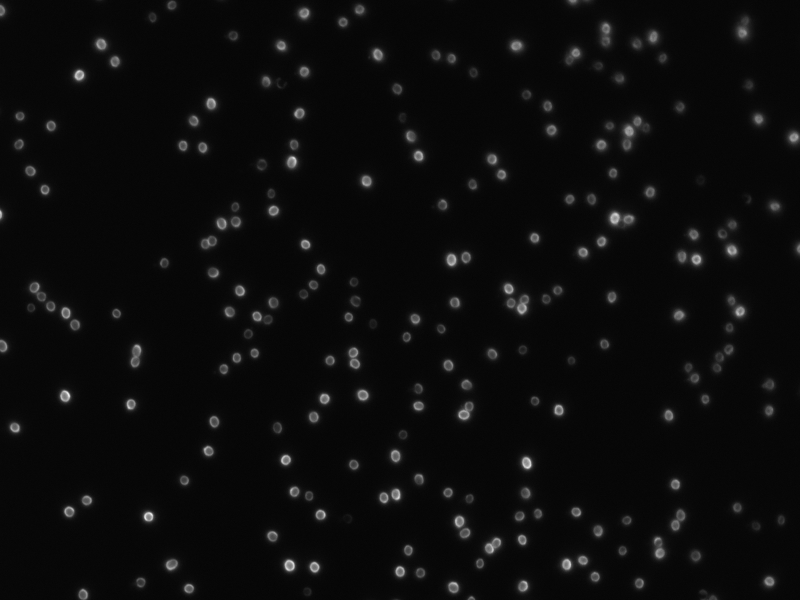
%> input picture testData_megaterium_spheres.tif, 1600 x 1200 px (shown at 1/2 size)
$ octave spores_analysis_v5_ellipsoids.m   (GNU Octave 9; MATLAB toolbox functions it lacks are replaced by stand-ins)
%> lines starting %> are read from the running program, lines starting %| are printed output that depends on the picture
% Image analysis of spores
%   Find model parameters for spheres or ellipsoids to fit image data
%
% Eric Rees March 2015.
%   Exact solution for spherical shell: David Rees.
%   Other models and fitting methods: Eric Rees
%   Example spore image data: Graham Christie
%
% Licence: LGPL Version 3+, http://www.gnu.org/licenses/lgpl.html
%
% Website: http://laser.ceb.cam.ac.uk/research/our-software
%
% Please reference:   .......... ??????????? ADD REFERENCE
%
% Notes
% Co-ordinates
%  XX co-ordinations increase from left to right (Column-co-ord in Matlab)
%  YY co-ordinates increase from top to bottom. (Row co-ord in Matlab)
%  Care is needed in defining orientation and rotation!
% Iterative fit method
%  Starting with Centroid and Orientation guess from regionprops is useful
%  Then optimise by iterative least squares fitting


% 0. SETUP
% Good data for illustrations:
% SUBTILIS:
% fileIn = 'testData_subtilis_ellipsoids.tif'; % SPORE 14 IS A NICE EXAMPLE for model-data plot. Or try Spore 5 for the model data fit plot.
% fileIn = 'testData_20subtilis_ellipsoids.tif';
% fileIn = 'testData_subt_SleL_GFP_200.tif'; % Try spore 5 for Fig. 3 plot
% fileIn = ['C:\Users\user\Documents\Projects\2014_Spores\2015_March\GFP Images for Eric\Inner Coat\SleL\' ,...
%       'SleL QMB green 1.tif']; % ELLIPSE FITTING: SPORE 2
% fileIn = ['C:\Users\user\Documents\Projects\2014_Spores\2015_April_Subtilis GFP spores\Subtilis GFP spores\' ,...
%           'CotG GFP 150 2.tif'];

% SIMULATED OBJECTS:
%  fileIn = 'testData_9testSTORMspheres_500nmRad_pixel74nm_PSF145nm.tif'; % TestSTORM data

% MEGATERIUM:
 fileIn = 'testData_megaterium_spheres.tif'; % Spherical megaterium super-resolution


%fileIn = ['C:\Users\user\Documents\Projects\2015_IIB_Spores\Data\19_11_15\',...
%         'SleL_GFP_2f.tif'];

flagModelType = 1;     % 1: Algebraic thin spherical shell
                       % 2: Monte Carlo thin spherical shell
                       % 3: Monte Carlo strained spherical shell
                       % 4: Monte Carlo uniformly bright prolate ellipsoid
                       % 5: Monte Carlo ellipsoid, variable equatorial bias

flagOneImageOnly    = 1; % 0: all images.
                         % 1: One image.
                         % 2: first N images

flagGetCalledByBatch = 0; % Changes the way this script handles in/out-put
                          % Allows batch script to overwrite the inputs
                          % Causes data to be saved to outFolder, /out

singleImageNumber   = 8; % Index of which single candidate image to fit
flagFirstNimages    = 20; % Or process this many candidates

flagUseTestcardImages = 0; % Use a testcard image of 1 ellipsoid as input
flagSetSegmentManually= 1; % Manually define where to fit model

flag_WeightBins     = 0;  % Weight pixel data by (1/r) for fitting
flagAntiCollision   = 1;  % Reduce paired candidates to singlets
collisionRadius     = 12; % Anti-collision radius (pixels)

flagShowImages      = 1; % Show image data (in grey)
flagPlotFitOnImages = 1; % Plot model shell outline over image data

flagSaveAllImages   = 0; % Save the images plotted by commands above
flagSaveGoodImages  = 0; % Save the set of accepted images (Not done yet)
flagSaveBadImages   = 0; % Save the set of rejected images (Not done yet)

flagShowCandidates  = 1; % Show raw frame of data with segmentation
flagShowFittedCenters=1; % Show final fitted centres on raw frame of data
flagShowFitOutlines = 1; % Draw fitted spore outlines over raw data
flagShowTextLabels  = 1; % Show candidate number tags on raw frame of data

flagShowHoffRadHist = 0; % Show histogram of Hough transform rads for debug

flagLimitFitRange   = 1; % Use data in a smaller region of interest:
    lo = 0;              % E.g. for radial positions 0 < r pixels
    hi = 13;             % E.g. -13 < X < 13 and -13 < Y < 13
                         % This is useful to exclude other spores, noise

fL      = 5; % Try 3 - 12 for Florian
fH      = 15;
radSkip = 12; % Try 15 for Florian

flagMedianBGsub     = 0; % Weird background subtraction for research...

fitrad = 20;             % Segment boxes of -fitrad:+fitrad size
                         % Needs to be bigger than "hi" above


% 1. INPUT.
%    Read in an image
if(flagGetCalledByBatch)
    fileIn = [folder,  batchFileName ];
end

if(flagUseTestcardImages)
 fileIn = ['test.tif'];
 centers = [200,200; 210,210];
 radii   = [8,8];
 metric  = [10,10];
 % flagAntiCollision = 0 % If you want to demonstrate anti-collision filter
end
if(flagSetSegmentManually)
 centers = [68,72];
 radii   = [4];
 metric  = [10];
end

imDat   = imread(fileIn);
%> imDat is the input picture: size 1200x1600 uint16; min 14, max 1932, mean 107.7
imDatCp  = mean(imDat,3); % Make a grey copy for analysis
szImDatCp = size(imDatCp);
%> szImDatCp = [1200 1600]


if(flagMedianBGsub)
 % imDatCp = 2^16 - 1 - imDatCp;
 fL      = 3; % Try 3 - 12 for Florian
 fH      = 12;
 radSkip = 15; % Try 15 for Florian

 imDatCp = imDatCp - median(imDatCp(:));
 imDatCp(imDatCp < 0) = 0;
end

% 2. ANALYSE:
%   (a) Find candidate spores
%   (b) Exclude candidates too near the edge of the camera.

[centers,radii,metric] =imfindcircles(imDatCp,[fL fH],'Sensitivity', 0.90);
%> centers = 217 rows, first 12: [579.5 1132; 159.3 151; 572.2 920.8; 297.8 1033.8; 726.7 791; 629.7 1135; 130.9 793.1; 800.9 1143.7; 139.3 1024; 547.7 422; 641.9 1030.1; 599.1 227.1]; radii = 217 values, max 11.76 at index 34, min 5 at index 217, mean 9.46; metric = 217 values, max 0.972 at index 1, min 0.0285 at index 217, mean 0.566

A = [centers, radii, metric];  % Remove candidates near edge...
%> A = 217 rows, first 8: [579.5 1132 11.45 0.972; 159.3 151 10.57 0.888; 572.2 920.8 10.67 0.886; 297.8 1033.8 10.29 0.877; 726.7 791 10.89 0.859; 629.7 1135 10.24 0.834; 130.9 793.1 10.6 0.834; 800.9 1143.7 10.17 0.83]
  A(A(:,1)<fitrad+8,:) = [];
  A(A(:,1)>size(imDat,2)-(fitrad+8),:) = [];
  A(A(:,2)<fitrad+8,:) = [];
  A(A(:,2)>size(imDat,1)-(fitrad+8),:) = [];
centers = A(:,1:2);
%> centers = 205 rows, first 12: [579.5 1132; 159.3 151; 572.2 920.8; 297.8 1033.8; 726.7 791; 629.7 1135; 130.9 793.1; 800.9 1143.7; 139.3 1024; 547.7 422; 641.9 1030.1; 599.1 227.1]
radii   = A(:,3);
%> radii = 205 values, max 11.76 at index 32, min 5 at index 205, mean 9.48
metric  = A(:,4);
%> metric = 205 values, max 0.972 at index 1, min 0.0285 at index 205, mean 0.567


if(flagAntiCollision)
   lp = 1;
   while lp < length(radii) % For each candidate
      dists = sqrt((centers(:,1)-centers(lp,1)).^2 + (centers(:,2)-centers(lp,2)).^2 );
      dists(lp) = collisionRadius + 100; % Don't exlcude the candidate due to itself
      minDist = min(dists);
      if(minDist<collisionRadius) % Exclude candidate if another is nearby
          centers(lp,:) = [];
          radii(lp) = [];
          metric(lp) = [];
          continue; % Allow list to shorten onto current lp index
      else
      lp = lp + 1;  % Move to next canditate
      end
   end
%> this loop made 204 passes
%> minDist on passes 1 to 12: 50.3, 75.83, 65.45, 101.9, 64.57, 50.3, 112, 40.71, 41.68, 34.22, 44.03, 63.06
%> after the loop, dists = 205 values, max 1217.7 at index 126, min 52.36 at index 130, mean 660.1; lp = 205
end

if(flagShowCandidates)
% Plot the camera image with field of candidate spores circled:
figure(1)
  imagesc(double(imDat)./max(double(imDat(:))) );
  colormap(gray)
  truesize; % This is a screensize-dependent bodge for the scatterplot
  hold on
   scatter(centers(:,1),centers(:,2), pi*radii.^2/(9/4),'cx','lineWidth',2)
  hold off
  if(flagShowTextLabels)
     a = [1:length(radii)]';
%> a = 205 values from 1 to 205
     b = num2str(a);
%> b = 205 items
     c = cellstr(b);
%> c = 205 items
     dx = 5;
     dy = -1; % displacement so the text does not overlay the data points
     text(centers(:,1)+dx, centers(:,2)+dy, c, 'color', 'g', 'fontSize', 10);
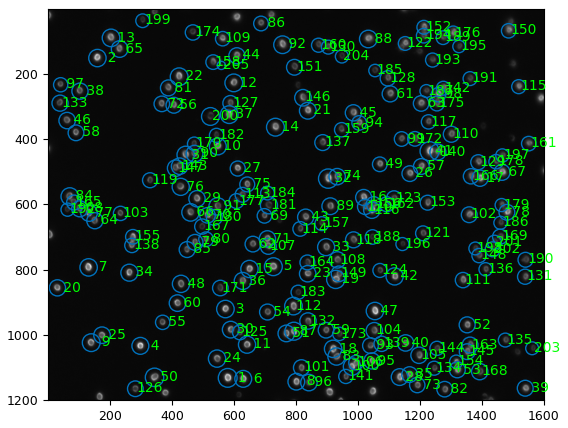
%> figure redrawn from the program's plot data
  end
  if(flagShowHoffRadHist)
  figure(2)
  hist(radii,20)
  xlabel('Segmetation radius, px','fontSize',18)
  ylabel('Number of spores','fontSize',18)
  title('Approx spore size distribution','fontSize',18)
  end
end


% Decide which image data to analyse, and preallocate lists for results
if(flagOneImageOnly ==1)
   startIndex  = singleImageNumber;
   finishIndex = singleImageNumber;
   numberCands = 1;
elseif(flagOneImageOnly ==2)
   startIndex  = 1;
   if(flagFirstNimages < length(radii))
     finishIndex = flagFirstNimages;
     numberCands = flagFirstNimages;
   else
     finishIndex = length(radii);
     numberCands = length(radii);
   end
else
   startIndex  = 1;
   finishIndex = length(radii);
   numberCands = length(radii);
end

listFittedRad = zeros(numberCands,1); % Radius, or semi-minor axis length
listFittedAR  = zeros(numberCands,1); % Aspect ratio
listFittedVar = zeros(numberCands,1); % "Sigma" of apparent point spread fn
listFittedRSS = zeros(numberCands,1); % Residual Sum squares, %.
listFittedRow = zeros(numberCands,1); % Row (-ve Y) position in raw data
listFittedCol = zeros(numberCands,1); % Col (+ve X) position in raw data
listFittedInd = startIndex:finishIndex; % Index to match list to image file
listFittedEqu = zeros(numberCands,1); % Equatoriality for biased model
listFittedMax = zeros(numberCands,1); % Maximum brightness in fit
listFittedPsi = zeros(numberCands,1); % Ellipsoid orientation

for lpSpore = startIndex:finishIndex;

  cRow = floor(centers(lpSpore,2) );
  cCol = floor(centers(lpSpore,1) );

  imSpore=imDatCp((cRow-fitrad):(cRow+fitrad),(cCol-fitrad):(cCol+fitrad));

  % Estimate spore centroid and orientation:
  stats = regionprops(imSpore > mean(imSpore(:)),'Area','Orientation','Centroid');
  areas       = cat(1, stats.Area);
  orientations= cat(1, stats.Orientation);
  centroids   = cat(1, stats.Centroid);
  dat2  = [areas, orientations, centroids];
  dat2  = sortrows(dat2); % Sort by first row (Area) ascending
  orientation = dat2(end,2)*(pi/180); % estimate major axis orientation
  centroid    = dat2(end, 3:4);       % [X, Y] or [COL, ROW] estimate
  if(abs(centroid(1)-(fitrad+1))>radSkip || abs(centroid(2)-(fitrad+1))>radSkip )
    listFittedRad(lpSpore) = -1;
    listFittedAR(lpSpore)  = -1;
    listFittedVar(lpSpore) = -1;
    continue; % Skip analysis of this spore if 1st guess is way off target
  end


  figure(5)
  imagesc(imSpore);

  [XX,YY] = meshgrid(1:(2*fitrad+1));
  listX = XX(:);
  listY = YY(:);
  % background = min(imSpore(:));
  background = median(imSpore(imSpore < mean(imSpore(:)))); % 3/15. Good.
  listI = imSpore(:) - background; %

  % Optionally use only the central part of the image data (less noise):
  if(flagLimitFitRange)
    listI(abs(XX -fitrad - 1) <lo & abs(YY-fitrad - 1)<lo ...
        | abs(XX -fitrad - 1) >hi | abs(YY-fitrad - 1)>hi  ) = [];
    listX(abs(XX -fitrad - 1) <lo & abs(YY-fitrad - 1)<lo ...
        | abs(XX -fitrad - 1) >hi | abs(YY-fitrad - 1)>hi  ) = [];
    listY(abs(XX -fitrad - 1) <lo & abs(YY-fitrad - 1)<lo ...
        | abs(XX -fitrad - 1) >hi  | abs(YY-fitrad - 1)>hi  ) = [];
  end


  % Initial guess of parameters:
  % [X-centre, Y-centre, radius, sigmaSq, height, ellipticity, azimuth]
  initHt = max(imSpore(:)) - background;
  b0  = [centroid(1),centroid(2),6,9, initHt , 0.2, orientation];
  % radius, sigmaSq, height]
  b0A = [9,9,max(imSpore(:))];
  X = [listX,listY]; % Co-ordinates for the models to use as inputs

  if(flagModelType == 1)
      % Exact thin spherical shell model
%> (the run ends here)

$ run again, with testData_subtilis_ellipsoids.tif copied over testData_megaterium_spheres.tif
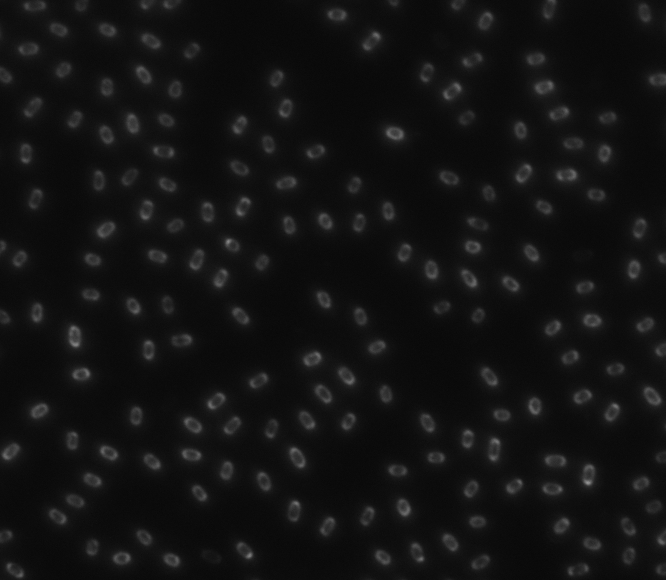
%> input picture testData_subtilis_ellipsoids.tif, 666 x 580 px
%> imDat is the input picture: size 580x666x3 uint8; min 7, max 147, mean 18.3
%> `[centers,radii,metric] =imfindcircles(imDatCp,[fL fH],'Sensitivity', 0..`: centers = 197 rows, first 12: [473.5 247.2; 535.6 406.9; 172.2 561; 605.6 153.5; 571.4 175.6; 477.8 522.2; 404.3 508.8; 592.8 320.8; 521.4 130.7; 634.2 268.2; 325.8 221.4; 503 415.1]; radii = 197 values, max 10.4 at index 195, min 5.35 at index 180, mean 7.06; metric = 197 values, max 0.552 at index 1, min 0.0903 at index 197, mean 0.336
%> A = 197 rows, first 8: [473.5 247.2 7.25 0.552; 535.6 406.9 7.73 0.527; 172.2 561 6.58 0.502; 605.6 153.5 6.63 0.474; 571.4 175.6 6.53 0.472; 477.8 522.2 7.05 0.468; 404.3 508.8 6.3 0.465; 592.8 320.8 7.7 0.462]
%> `centers = A(:,1:2);`: centers = 159 rows, first 12: [473.5 247.2; 535.6 406.9; 605.6 153.5; 571.4 175.6; 477.8 522.2; 404.3 508.8; 592.8 320.8; 521.4 130.7; 634.2 268.2; 325.8 221.4; 503 415.1; 176.4 90.6]
%> `radii   = A(:,3);`: radii = 159 values, max 10.4 at index 159, min 5.35 at index 153, mean 7.12
%> `metric  = A(:,4);`: metric = 159 values, max 0.552 at index 1, min 0.202 at index 159, mean 0.346
%> the loop `while lp < length(radii)` made 158 passes
%> minDist on passes 1 to 8: 24.72, 33.65, 32.32, 8.55, 33.12, 35.46, 33.59, 37.86
%> after the loop `while lp < length(radii)`: centers = 140 rows, first 12: [473.5 247.2; 535.6 406.9; 605.6 153.5; 477.8 522.2; 404.3 508.8; 592.8 320.8; 521.4 130.7; 634.2 268.2; 325.8 221.4; 503 415.1; 176.4 90.6; 395.6 134.4]; dists = 140 values, max 458.9 at index 131, min 33.84 at index 63, mean 250.8; lp = 140; metric = 140 values, max 0.552 at index 1, min 0.202 at index 140, mean 0.342; radii = 140 values, max 10.4 at index 140, min 5.35 at index 134, mean 7.22
%> a = 140 values from 1 to 140
%> b = 140 items
%> `text(centers(:,1)+dx, centers(:,2)+dy, c, 'color', 'g', 'fontSize', 10);`:
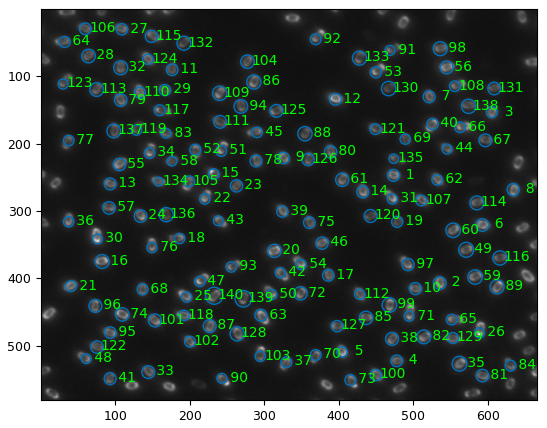
%> figure redrawn from the program's plot data

$ run again, with testData_20subtilis_ellipsoids.tif copied over testData_megaterium_spheres.tif
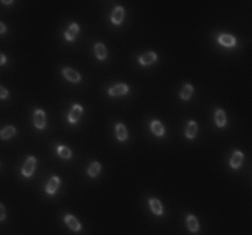
%> input picture testData_20subtilis_ellipsoids.tif, 252 x 235 px
%> imDat is the input picture: size 235x252x3 uint8; min 7, max 131, mean 17.8
%> `[centers,radii,metric] =imfindcircles(imDatCp,[fL fH],'Sensitivity', 0..`: centers = 28 rows, first 12: [157.8 128.4; 227.6 41.22; 64.24 152.2; 94.75 169.8; 52.31 189.1; 27.72 171.1; 122.3 90.42; 156.2 207.7; 39.47 116.2; 74.25 118; 76.75 111; 70.36 221.5]; radii = 28 values, max 9.36 at index 22, min 5.55 at index 28, mean 6.99; metric = 28 values, max 0.446 at index 1, min 0.141 at index 28, mean 0.341
%> A = 28 rows, first 8: [157.8 128.4 7.08 0.446; 227.6 41.22 7.28 0.443; 64.24 152.2 6.51 0.427; 94.75 169.8 7.4 0.423; 52.31 189.1 6.29 0.418; 27.72 171.1 6.48 0.391; 122.3 90.42 6.46 0.375; 156.2 207.7 6.82 0.374]
%> `centers = A(:,1:2);`: centers = 17 rows, first 12: [157.8 128.4; 64.24 152.2; 94.75 169.8; 52.31 189.1; 122.3 90.42; 39.47 116.2; 74.25 118; 76.75 111; 121.1 133; 186.6 92.43; 221.2 119.3; 100.5 52.08]
%> `radii   = A(:,3);`: radii = 17 values, max 9.36 at index 14, min 5.59 at index 16, mean 7.11
%> `metric  = A(:,4);`: metric = 17 values, max 0.446 at index 1, min 0.261 at index 17, mean 0.351
%> the loop `while lp < length(radii)` made 16 passes
%> minDist on passes 1 to 8: 33.2, 34.82, 35.18, 33.73, 41, 34.83, 7.53, 36.27
%> after the loop `while lp < length(radii)`: centers = 16 rows, first 12: [157.8 128.4; 64.24 152.2; 94.75 169.8; 52.31 189.1; 122.3 90.42; 39.47 116.2; 76.75 111; 121.1 133; 186.6 92.43; 221.2 119.3; 100.5 52.08; 31.09 162.9]; dists = [33.2; 128.5; 103.8; 150.4; 79.56; 152.1; 115.9; 69.89; 38.53; 32.35; 119.8; 163; 153.9; 130.6; 112; 83.95]; metric = [0.446; 0.427; 0.423; 0.418; 0.375; 0.37; 0.365; 0.346; 0.342; 0.342; 0.316; 0.312; 0.299; 0.294; 0.269; 0.261]; radii = [7.08; 6.51; 7.4; 6.29; 6.46; 6.72; 6.2; 7.14; 8.54; 7.5; 8.32; 6.58; 9.36; 7.72; 5.59; 7.02]
%> a = [1; 2; 3; 4; 5; 6; 7; 8; 9; 10; 11; 12; 13; 14; 15; 16]
%> b = 16 items
%> `text(centers(:,1)+dx, centers(:,2)+dy, c, 'color', 'g', 'fontSize', 10);`:
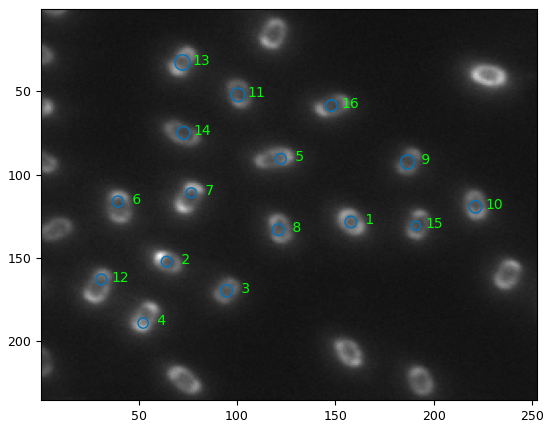
%> figure redrawn from the program's plot data

$ run again, with testData_subt_SleL_GFP_200.tif copied over testData_megaterium_spheres.tif
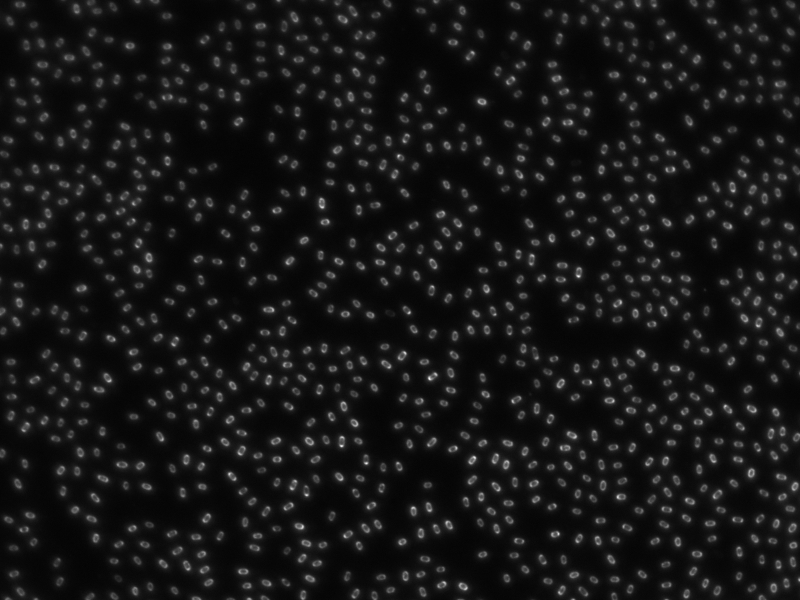
%> input picture testData_subt_SleL_GFP_200.tif, 1600 x 1200 px (shown at 1/2 size)
%> imDat is the input picture: size 1200x1600 uint16; min 108, max 2395, mean 304.2
%> `[centers,radii,metric] =imfindcircles(imDatCp,[fL fH],'Sensitivity', 0..`: centers = 1032 rows, first 12: [1502.6 946.9; 151.2 1020; 1042.5 317.2; 1104.6 476.9; 1587.6 1091.4; 805.2 1084.5; 741.4 631; 710 847.2; 1302.9 396.5; 298.9 516; 1140.4 245.6; 84 451.5]; radii = 1032 values, max 14.81 at index 859, min 5.15 at index 1007, mean 7.24; metric = 1032 values, max 0.575 at index 1, min 0.062 at index 1032, mean 0.325
%> A = 1032 rows, first 8: [1502.6 946.9 7.59 0.575; 151.2 1020 7.76 0.564; 1042.5 317.2 7.29 0.555; 1104.6 476.9 7.68 0.534; 1587.6 1091.4 7.32 0.525; 805.2 1084.5 8.06 0.518; 741.4 631 6.41 0.504; 710 847.2 7.22 0.503]
%> `centers = A(:,1:2);`: centers = 940 rows, first 12: [1502.6 946.9; 151.2 1020; 1042.5 317.2; 1104.6 476.9; 805.2 1084.5; 741.4 631; 710 847.2; 1302.9 396.5; 298.9 516; 1140.4 245.6; 84 451.5; 666.3 737.6]
%> `radii   = A(:,3);`: radii = 940 values, max 11.24 at index 939, min 5.15 at index 923, mean 7.23
%> `metric  = A(:,4);`: metric = 940 values, max 0.575 at index 1, min 0.0931 at index 940, mean 0.329
%> the loop `while lp < length(radii)` made 939 passes
%> minDist on passes 1 to 8: 37.42, 33.2, 24.91, 33.68, 40.7, 35.49, 37.26, 34.8
%> after the loop `while lp < length(radii)`: centers = 817 rows, first 12: [1502.6 946.9; 151.2 1020; 1042.5 317.2; 1104.6 476.9; 805.2 1084.5; 741.4 631; 710 847.2; 1302.9 396.5; 298.9 516; 84 451.5; 666.3 737.6; 839.4 802.6]; dists = 817 values, max 1462 at index 333, min 29.4 at index 369, mean 765.6; lp = 817; metric = 817 values, max 0.575 at index 1, min 0.0931 at index 817, mean 0.323; radii = 817 values, max 11.24 at index 816, min 5.15 at index 800, mean 7.36
%> a = 817 values from 1 to 817
%> b = 817 items
%> `text(centers(:,1)+dx, centers(:,2)+dy, c, 'color', 'g', 'fontSize', 10);`:
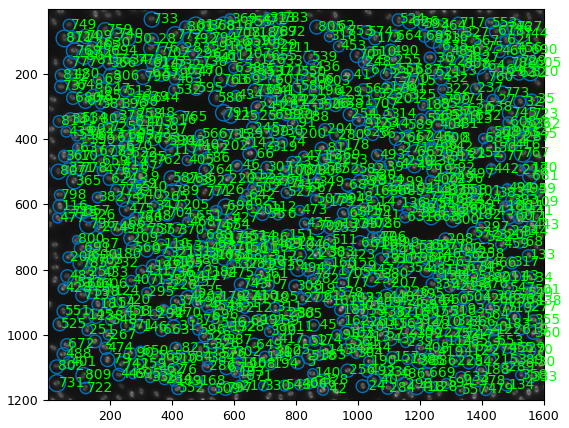
%> figure redrawn from the program's plot data
